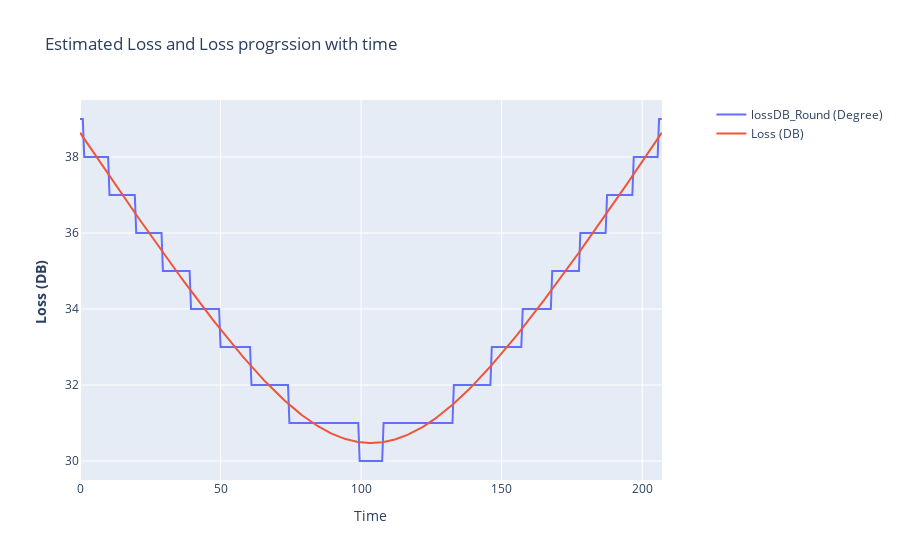

Source (notebook cell):
### Code cell
fig = make_subplots(specs=[[{"secondary_y": True}]])

# Add traces
fig.add_trace(
    go.Scatter(x=df.index/2, y=-1*df['lossDB_Round'], name="lossDB_Round (Degree)"),
    #secondary_y=False,
)

fig.add_trace(
    go.Scatter(x=df.index/2, y=-1*df['lossDB'], name="Loss (DB)"),
    #secondary_y=True,
)

# Add figure title
fig.update_layout(
    title_text="Estimated Loss and Loss progrssion with time"
)

# Set x-axis title
fig.update_xaxes(title_text="Time")

# Set y-axes titles
#fig.update_yaxes(title_text="<b>Elevation (Degree )</b>" , secondary_y=False)
fig.update_yaxes(title_text="<b>Loss (DB) </b> ")


fig.show()

### Figure 1 — Plotly figure (JSON) as saved in the notebook; plotly's stock layout.template omitted (floating-point values rounded to 4 significant figures; data arrays with more than 128 entries replaced by an {"elided": "..."} marker saying what was removed)
{"data": [{"name": "lossDB_Round (Degree)", "type": "scatter", "x": {"elided": "415 float values"}, "y": {"elided": "415 int values"}}, {"name": "Loss (DB)", "type": "scatter", "x": {"elided": "415 float values"}, "y": {"elided": "415 float values"}}], "layout": {"title": {"text": "Estimated Loss and Loss progrssion with time"}, "xaxis": {"anchor": "y", "domain": [0, 0.94], "title": {"text": "Time"}}, "yaxis": {"anchor": "x", "domain": [0, 1], "title": {"text": "<b>Loss (DB) </b> "}}, "yaxis2": {"anchor": "x", "overlaying": "y", "side": "right", "title": {"text": "<b>Loss (DB) </b> "}}}}
